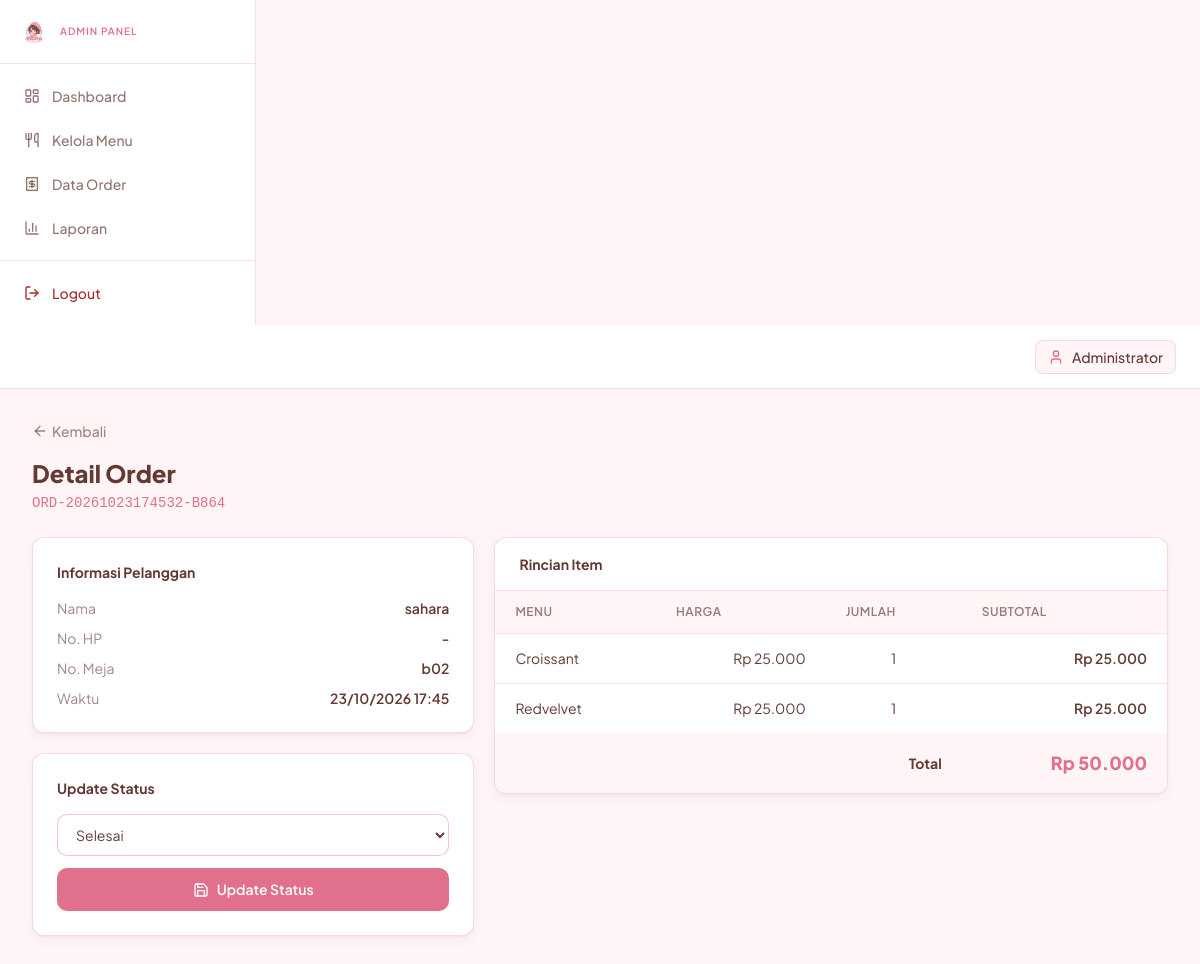
The page /admin/order_detail.php?id=1 (signed in) on the database its author committed.
### tables this page shows
CREATE TABLE `orders` (
  `id` int(11) NOT NULL,
  `kode_order` varchar(30) NOT NULL,
  `pelanggan_id` int(11) NOT NULL,
  `no_meja` varchar(10) NOT NULL,
  `total_harga` decimal(12,2) NOT NULL,
  `status` enum('pending','diproses','selesai','dibatalkan') DEFAULT 'pending',
  `catatan` text DEFAULT NULL,
  `waktu_order` datetime DEFAULT current_timestamp()
);

CREATE TABLE `pelanggan` (
  `id` int(11) NOT NULL,
  `nama` varchar(100) NOT NULL,
  `no_meja` varchar(10) NOT NULL,
  `no_hp` varchar(20) DEFAULT NULL,
  `waktu_datang` datetime DEFAULT current_timestamp()
);

CREATE TABLE `order_detail` (
  `id` int(11) NOT NULL,
  `order_id` int(11) NOT NULL,
  `menu_id` int(11) NOT NULL,
  `nama_menu` varchar(100) NOT NULL,
  `harga` decimal(10,2) NOT NULL,
  `jumlah` int(11) NOT NULL,
  `subtotal` decimal(12,2) NOT NULL
);

### config/koneksi.php (called while the page is built, shortened)
<?php
function rupiah($angka) {
    return "Rp " . number_format((float)$angka, 0, ',', '.');
}

### admin/order_detail.php (the view, shortened to what this page needs)
<?php
require_once '../config/koneksi.php';
$id = (int)($_GET['id'] ?? 0);
include '../includes/header.php';
include 'includes/sidebar_admin.php';
$q = mysqli_query($koneksi, "SELECT o.*, p.nama, p.no_hp FROM orders o
                             JOIN pelanggan p ON o.pelanggan_id = p.id
                             WHERE o.id = $id");
$o = mysqli_fetch_assoc($q);
$qd = mysqli_query($koneksi, "SELECT * FROM order_detail WHERE order_id = $id");
?>
<div class="flex min-h-screen">
    <div class="flex-1 min-w-0">
        <?php include 'includes/topbar_admin.php'; ?>
        <main class="p-6 lg:p-8">
            <a href="order.php" class="inline-flex items-center gap-1 text-sm font-medium text-accent/60 hover:text-primary mb-4">
                <i data-lucide="arrow-left" class="w-4 h-4"></i> Kembali
            </a>
            <div class="mb-6">
                <h1 class="text-2xl font-extrabold text-accent">Detail Order</h1>
                <p class="font-mono text-sm text-primary mt-1"><?= htmlspecialchars($o['kode_order']); ?></p>
            </div>
            <div class="grid lg:grid-cols-5 gap-5">
                <div class="lg:col-span-2 space-y-5">
                    <div class="card card-shadow p-6">
                        <h2 class="font-bold text-accent text-sm mb-4">Informasi Pelanggan</h2>
                        <dl class="space-y-2.5 text-sm">
                            <div class="flex justify-between"><dt class="text-accent/60">Nama</dt><dd class="font-semibold"><?= htmlspecialchars($o['nama']); ?></dd></div>
                            <div class="flex justify-between"><dt class="text-accent/60">No. HP</dt><dd class="font-semibold"><?= htmlspecialchars($o['no_hp'] ?: '-'); ?></dd></div>
                            <div class="flex justify-between"><dt class="text-accent/60">No. Meja</dt><dd class="font-semibold"><?= htmlspecialchars($o['no_meja']); ?></dd></div>
                            <div class="flex justify-between"><dt class="text-accent/60">Waktu</dt><dd class="font-semibold"><?= date('d/m/Y H:i', strtotime($o['waktu_order'])); ?></dd></div>
                        </dl>
                    </div>
                    <div class="card card-shadow p-6">
                        <h2 class="font-bold text-accent text-sm mb-4">Update Status</h2>
                        <form method="POST" class="space-y-3">
                            <select name="status" class="input">
                                <?php foreach (['pending','diproses','selesai','dibatalkan'] as $s): ?>
                                    <option value="<?= $s; ?>" <?= $o['status']===$s?'selected':''; ?>><?= ucfirst($s); ?></option>
                                <?php endforeach; ?>
                            </select>
                            <button type="submit" class="btn btn-primary w-full">
                                <i data-lucide="save" class="w-4 h-4"></i> Update Status
                            </button>
                        </form>
                    </div>
                </div>
                <div class="lg:col-span-3">
                    <div class="card card-shadow overflow-hidden">
                        <div class="px-6 py-4 border-b border-secondary/40">
                            <h2 class="font-bold text-accent text-sm">Rincian Item</h2>
                        </div>
                        <table class="table">
                            <thead>
                                <tr>
                                    <th>Menu</th>
                                    <th class="text-right">Harga</th>
                                    <th class="text-center">Jumlah</th>
                                    <th class="text-right">Subtotal</th>
                                </tr>
                            </thead>
                            <tbody>
                                <?php while ($d = mysqli_fetch_assoc($qd)): ?>
                                <tr>
                                    <td><?= htmlspecialchars($d['nama_menu']); ?></td>
                                    <td class="text-right"><?= rupiah($d['harga']); ?></td>
                                    <td class="text-center"><?= (int)$d['jumlah']; ?></td>
                                    <td class="text-right font-semibold"><?= rupiah($d['subtotal']); ?></td>
                                </tr>
                                <?php endwhile; ?>
                            </tbody>
                            <tfoot class="bg-soft">
                                <tr>
                                    <th colspan="3" class="px-5 py-4 text-right font-bold text-sm">Total</th>
                                    <th class="px-5 py-4 text-right text-primary text-lg font-extrabold"><?= rupiah($o['total_harga']); ?></th>
                                </tr>
                            </tfoot>
                        </table>
                    </div>
                </div>
            </div>
        </main>
    </div>
</div>
<?php include '../includes/footer.php'; ?>

### assets/css/style.css (style rules this page uses)
:root { --c-primary: #E0708C; --c-secondary: #F3A8BB; --c-accent: #623933; --c-soft: #FFF5F7; --c-surface: #FFFFFF; }
html { scroll-behavior: smooth; }
body { font-feature-settings: 'ss01', 'cv11'; -webkit-font-smoothing: antialiased; }
.card { background: var(--c-surface); border: 1px solid rgba(243, 168, 187, 0.45); border-radius: 12px; }
.card-shadow { box-shadow: 0 1px 2px rgba(98, 57, 51, 0.04), 0 4px 12px rgba(98, 57, 51, 0.06); }
.input { width: 100%; padding: 10px 14px; border: 1px solid rgba(243, 168, 187, 0.7); border-radius: 10px; background: var(--c-surface); color: var(--c-accent); font-size: 14px; transition: border-color .15s, box-shadow .15s; }
.btn { display: inline-flex; align-items: center; justify-content: center; gap: 8px; padding: 10px 18px; border-radius: 10px; font-weight: 600; font-size: 14px; transition: background-color .15s, color .15s, border-color .15s; cursor: pointer; border: 1px solid transparent; }
.btn-primary { background: var(--c-primary); color: var(--c-surface); }
.table { width: 100%; font-size: 14px; border-collapse: separate; border-spacing: 0; }
.table thead th { background: var(--c-soft); color: rgba(98, 57, 51, 0.65); font-weight: 600; text-align: left; padding: 12px 20px; font-size: 12px; text-transform: uppercase; letter-spacing: 0.04em; }
.table tbody td { padding: 14px 20px; border-top: 1px solid rgba(243, 168, 187, 0.35); vertical-align: middle; }

### rows shown on the page
orders: kode_order "ORD-20261023174532-B864", pelanggan.nama "sahara", pelanggan.no_hp "-", no_meja "b02", waktu_order "23/10/2026 17:45", status "Selesai", total_harga "Rp 50.000"
order_detail: nama_menu "Croissant", harga "Rp 25.000", jumlah "1", subtotal "Rp 25.000"
order_detail: nama_menu "Redvelvet", harga "Rp 25.000", jumlah "1", subtotal "Rp 25.000"

### other values the page prints
$it['label'] "Dashboard"
$it['label'] "Kelola Menu"
$it['label'] "Data Order"
$it['label'] "Laporan"
$_SESSION['admin_nama'] "Administrator"
